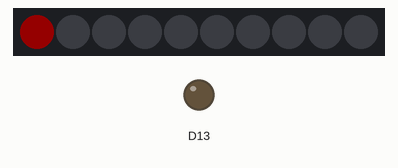
Recording of a sketch running on a simulated Adafruit Circuit Playground Express. On the bench: 10 RGB LEDs in strip order, left to right, output pins drawn as LEDs (lit = HIGH). Dim RGB values are drawn brighter than linear.

Above: at 0.1 s.
At 0.6 s:
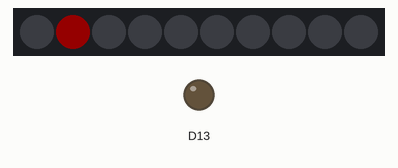
At 1.1 s:
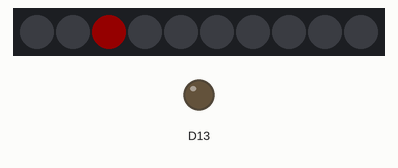
At 2.1 s:
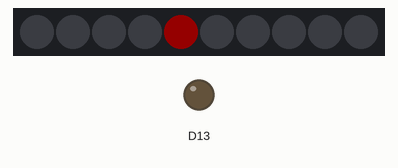
At 3.1 s:
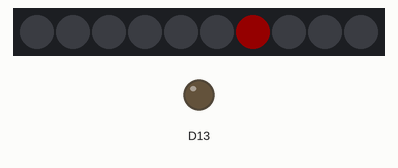
At 4.6 s:
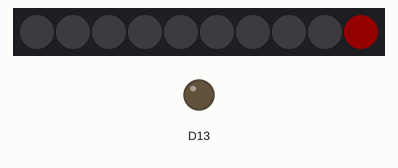

The sketch:

external_neopixels.ino
```cpp
#include <Adafruit_CircuitPlayground.h>
// do NOT include the standard NeoPixel library

#define NEOPIX_PIN    A2
#define NUM_PIXELS    5

int i = 0;

void setup() {
  // initialize the Circuit Playground as usual
  // this will initialize the onboard NeoPixels as well
  CircuitPlayground.begin();
}

void loop() {
  // for the on board NeoPixels, use the CircuitPlayground functions
  CircuitPlayground.clearPixels();

  CircuitPlayground.setPixelColor(i, 255,   0,   0);

  i = ++i % 10;

  delay(500);
}
```

Measured:
- by itself, everything shown: repeats every 5.0 s, in 10 steps
- what the display in image 1 shows lasts 0.5 s, from 0.5 s to 1.0 s
